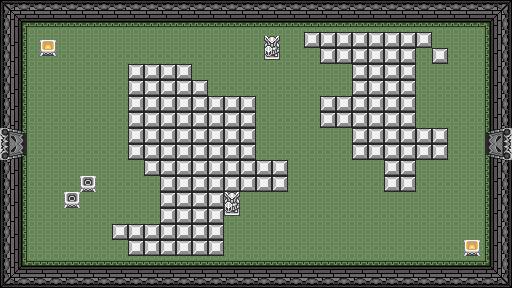

A 2D game scene composited from a Tiled map and its tileset images. What follows is a short description and the map's XML, with every tile layer's data as written:
An orthogonal 16x9 tile map with 32x32 px tiles, 5 tile layers (suelo, pared, obstaculos, puertas_abiertas, ...).

<map version="1.10" tiledversion="1.12.1" orientation="orthogonal" renderorder="right-down" width="16" height="9" tilewidth="32" tileheight="32" infinite="0" nextlayerid="6" nextobjectid="1">
 <tileset firstgid="1" source="tileset.tsx" />
 <layer id="2" name="suelo" width="16" height="9">
  <data encoding="csv">
16,16,16,16,16,16,16,16,16,16,16,16,16,16,16,16,
16,16,16,16,16,16,16,16,16,16,16,16,16,16,16,16,
16,16,16,16,16,16,16,16,16,16,16,16,16,16,16,16,
16,16,16,16,16,16,16,16,16,16,16,16,16,16,16,16,
16,16,16,16,16,16,16,16,16,16,16,16,16,16,16,16,
16,16,16,16,16,16,16,16,16,16,16,16,16,16,16,16,
16,16,16,16,16,16,16,16,16,16,16,16,16,16,16,16,
16,16,16,16,16,16,16,16,16,16,16,16,16,16,16,16,
16,16,16,16,16,16,16,16,16,16,16,16,16,16,16,16
</data>
 </layer>
 <layer id="1" name="pared" width="16" height="9">
  <data encoding="csv">
2,3,3,3,3,3,3,3,3,3,3,3,3,3,3,4,
15,0,0,0,0,0,0,0,0,0,0,0,0,0,0,17,
15,0,0,0,0,0,0,0,0,0,0,0,0,0,0,17,
15,0,0,0,0,0,0,0,0,0,0,0,0,0,0,17,
15,0,0,0,0,0,0,0,0,0,0,0,0,0,0,17,
15,0,0,0,0,0,0,0,0,0,0,0,0,0,0,17,
15,0,0,0,0,0,0,0,0,0,0,0,0,0,0,17,
15,0,0,0,0,0,0,0,0,0,0,0,0,0,0,17,
28,29,29,29,29,29,29,29,29,29,29,29,29,29,29,30
</data>
 </layer>
 <layer id="5" name="obstaculos" width="16" height="9">
  <data encoding="csv">
0,0,0,0,0,0,0,0,0,0,0,0,0,0,0,0,
0,51,0,0,0,0,0,0,44,8,10,10,10,23,0,0,
0,0,0,0,10,10,20,0,0,0,0,10,10,0,0,0,
0,0,0,0,10,10,10,10,0,0,10,10,10,0,0,0,
0,0,0,0,10,10,10,10,0,0,0,10,10,10,0,0,
0,0,35,0,8,10,10,10,10,0,0,0,10,0,0,0,
0,0,48,0,0,10,10,32,0,0,0,0,0,0,0,0,
0,0,0,8,10,10,10,0,0,0,0,0,0,0,38,0,
0,0,0,0,0,0,0,0,0,0,0,0,0,0,0,0
</data>
 </layer>
 <layer id="3" name="puertas_abiertas" width="16" height="9">
  <data encoding="csv">
0,0,0,0,0,0,0,0,0,0,0,0,0,0,0,0,
0,0,0,0,0,0,0,0,0,0,0,0,0,0,0,0,
0,0,0,0,0,0,0,0,0,0,0,0,0,0,0,0,
0,0,0,0,0,0,0,0,0,0,0,0,0,0,0,0,
40,0,0,0,0,0,0,0,0,0,0,0,0,0,0,69,
0,0,0,0,0,0,0,0,0,0,0,0,0,0,0,0,
0,0,0,0,0,0,0,0,0,0,0,0,0,0,0,0,
0,0,0,0,0,0,0,0,0,0,0,0,0,0,0,0,
0,0,0,0,0,0,0,0,0,0,0,0,0,0,0,0
</data>
 </layer>
 <layer id="4" name="puertas_cerradas" width="16" height="9">
  <data encoding="csv">
0,0,0,0,0,0,0,0,0,0,0,0,0,0,0,0,
0,0,0,0,0,0,0,0,0,0,0,0,0,0,0,0,
0,0,0,0,0,0,0,0,0,0,0,0,0,0,0,0,
0,0,0,0,0,0,0,0,0,0,0,0,0,0,0,0,
66,0,0,0,0,0,0,0,0,0,0,0,0,0,0,54,
0,0,0,0,0,0,0,0,0,0,0,0,0,0,0,0,
0,0,0,0,0,0,0,0,0,0,0,0,0,0,0,0,
0,0,0,0,0,0,0,0,0,0,0,0,0,0,0,0,
0,0,0,0,0,0,0,0,0,0,0,0,0,0,0,0
</data>
 </layer>
</map>
